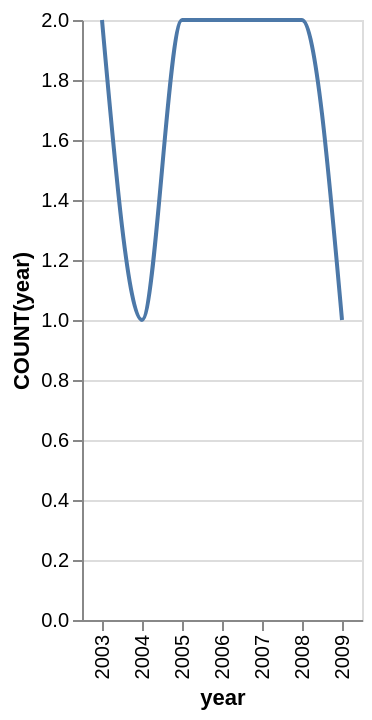

Write a Vega-Lite specification for this figure.
### Vega-Lite specification from a JSON file in a GitHub repository (floating-point values rounded to 4 significant figures)
{"data": {"values": [{"x_data": "2003", "y_data": 2}, {"x_data": "2004", "y_data": 1}, {"x_data": "2005", "y_data": 2}, {"x_data": "2006", "y_data": 2}, {"x_data": "2007", "y_data": 2}, {"x_data": "2008", "y_data": 2}, {"x_data": "2009", "y_data": 1}]}, "mark": {"type": "line", "interpolate": "monotone"}, "encoding": {"x": {"field": "x_data", "type": "nominal", "title": "year", "sort": "ascending"}, "y": {"field": "y_data", "type": "quantitative", "title": "COUNT(year)"}}}
